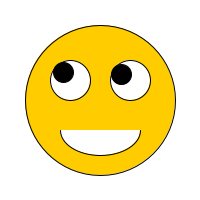
Frame 1 (no input)
Frame 60 (the mouse pressed at the canvas centre just before this capture): identical to frame 1, image omitted
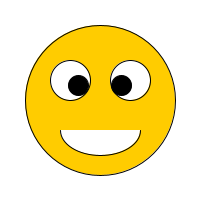
Frame 120 (the mouse held since frame 60 and released just before this capture)

The Processing sketch that drew these frames (run headless with seeded random() and noise(); from frame 60 on, the mouse is pressed at the canvas centre):

// Processing sketch: sketch_240630a
// ── sketch_240630a.pde
/**
 * Arctangent. 
 * 
 * Move the mouse to change the direction of the eyes. 
 * The atan2() function computes the angle from each eye 
 * to the cursor. 
 */
float eyeSize = 40; // Ukuran bola mata
float eyeX1, eyeY1, eyeX2, eyeY2; // Variabel untuk posisi bola mata

void setup() {
  size(200, 200);
  smooth();
  eyeX1 = width/2 - 30; // Inisialisasi posisi bola mata kiri
  eyeY1 = height/2 - 20;
  eyeX2 = width/2 + 30; // Inisialisasi posisi bola mata kanan
  eyeY2 = height/2 - 20;
}

void draw() {
  // Background
  background(255);
  
  // Wajah
  fill(255, 204, 0); // Warna kuning
  ellipse(width/2, height/2, 150, 150); // Lingkaran
  
  // Mata kiri
  fill(255); // Warna putih
  ellipse(eyeX1, eyeY1, eyeSize, eyeSize); // Bola mata kiri
  
  fill(0); // Warna hitam
  float eye1Angle = atan2(mouseY - eyeY1, mouseX - eyeX1); // Menghitung sudut mata kiri
  float eye1X = eyeX1 + cos(eye1Angle) * (eyeSize/4); // Menghitung posisi x pupil mata kiri
  float eye1Y = eyeY1 + sin(eye1Angle) * (eyeSize/4); // Menghitung posisi y pupil mata kiri
  ellipse(eye1X, eye1Y, eyeSize/2, eyeSize/2); // Pupil mata kiri
  
  // Mata kanan
  fill(255); // Warna putih
  ellipse(eyeX2, eyeY2, eyeSize, eyeSize); // Bola mata kanan
  
  fill(0); // Warna hitam
  float eye2Angle = atan2(mouseY - eyeY2, mouseX - eyeX2); // Menghitung sudut mata kanan
  float eye2X = eyeX2 + cos(eye2Angle) * (eyeSize/4); // Menghitung posisi x pupil mata kanan
  float eye2Y = eyeY2 + sin(eye2Angle) * (eyeSize/4); // Menghitung posisi y pupil mata kanan
  ellipse(eye2X, eye2Y, eyeSize/2, eyeSize/2); // Pupil mata kanan
  
  // Mulut
  fill(255); // Warna putih
  arc(width/2, height/2 + 30, 80, 50, 0, PI); // Mulut
}
